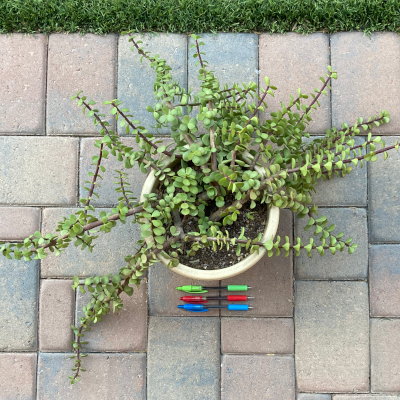
#> input picture resources/plant_400x400.png, 400 x 400 px, found by its file name
$ python Adjust_Image_HSV.py
#> lines starting #> are read from the running program, lines starting #| are printed output that depends on the picture; after the words box and inside, x2 and y2 are one past the last pixel; in counts of white or black regions, pixels touching at a corner belong together
# See PyCharm help at https://www.jetbrains.com/help/pycharm/

import cv2 # IMAGE PROCESSING
import numpy as np

def empty(a):
    pass

def put_text_on_image(img_in, text=None):
    '''
    Function to place text on an image indicating the type of transformation applied to image

    :param img_in: image for text placement
    :param text: indicates type of transformation applied to the image

    :return img_out: resulting image labeled with the transformation type
    '''
    img_out = cv2.putText(img_in, text, (20, 75), cv2.FONT_HERSHEY_COMPLEX, 1.0, (255, 255, 255), 3)
    return img_out

def stackImages(scale,imgArray):
    rows = len(imgArray)
    cols = len(imgArray[0])
    rowsAvailable = isinstance(imgArray[0], list)
    width = imgArray[0][0].shape[1]
    height = imgArray[0][0].shape[0]
    if rowsAvailable:
        for x in range ( 0, rows):
            for y in range(0, cols):
                if imgArray[x][y].shape[:2] == imgArray[0][0].shape [:2]:
                    imgArray[x][y] = cv2.resize(imgArray[x][y], (0, 0), None, scale, scale)
                else:
                    imgArray[x][y] = cv2.resize(imgArray[x][y], (imgArray[0][0].shape[1], imgArray[0][0].shape[0]), None, scale, scale)
                if len(imgArray[x][y].shape) == 2: imgArray[x][y]= cv2.cvtColor( imgArray[x][y], cv2.COLOR_GRAY2BGR)
        imageBlank = np.zeros((height, width, 3), np.uint8)
        hor = [imageBlank]*rows
        hor_con = [imageBlank]*rows
        for x in range(0, rows):
            hor[x] = np.hstack(imgArray[x])
        ver = np.vstack(hor)
    else:
        for x in range(0, rows):
            if imgArray[x].shape[:2] == imgArray[0].shape[:2]:
                imgArray[x] = cv2.resize(imgArray[x], (0, 0), None, scale, scale)
            else:
                imgArray[x] = cv2.resize(imgArray[x], (imgArray[0].shape[1], imgArray[0].shape[0]), None,scale, scale)
            if len(imgArray[x].shape) == 2: imgArray[x] = cv2.cvtColor(imgArray[x], cv2.COLOR_GRAY2BGR)
        hor= np.hstack(imgArray)
        ver = hor
    return ver


# define path to image
path = r'/Users/jdhauswirth/PycharmProjects/pythonProjectHSV/resources/plant_400x400.png'

# create a window that will have sliders to adjust RGB baleus
cv2.namedWindow("TrackBars")
cv2.resizeWindow("TrackBars", 640, 440)

# these values are specific to the image  and will vary
# with every image.   Demo video I watched showed the actual numeric
# min max values on the track bar but on my mac I do not see values on window.
cv2.createTrackbar("Hue Min", "TrackBars",  28, 179, empty)
cv2.createTrackbar("Hue Max", "TrackBars",  91, 179, empty)
cv2.createTrackbar("Sat Min", "TrackBars",  43, 255, empty)
cv2.createTrackbar("Sat Max", "TrackBars", 255, 255, empty)
cv2.createTrackbar("Val Min", "TrackBars",  33, 255, empty)
cv2.createTrackbar("Val Max", "TrackBars", 255, 255, empty)


# Press the green button in the gutter to run the script.
if __name__ == '__main__':
    while True:
        # reading the original image
        img = cv2.imread(path)
#> img is the input picture: shape (400, 400, 3); mean B, G, R 139.1, 158.2, 153.1

        # convert to HSV image
        #
        # While in BGR, an image is treated as an additive result
        # of three base colors (blue, green and red), HSV stands
        # for Hue, Saturation and Value (Brightness). We can say that
        # HSV is a rearrangement of RGB in a cylindrical shape.
        # The HSV ranges are: 0 > H > 360 ⇒ OpenCV
        imgHSV = cv2.cvtColor(img, cv2.COLOR_BGR2HSV)
#> imgHSV: shape (400, 400, 3); mean H, S, V 39.4, 49, 162.5
        h_min = cv2.getTrackbarPos("Hue Min", "TrackBars")
        h_max = cv2.getTrackbarPos("Hue Max", "TrackBars")
        s_min = cv2.getTrackbarPos("Sat Min", "TrackBars")
        s_max = cv2.getTrackbarPos("Sat Max", "TrackBars")
        v_min = cv2.getTrackbarPos("Val Min", "TrackBars")
        v_max = cv2.getTrackbarPos("Val Max", "TrackBars")
        print(h_min, h_max, s_min, s_max, v_min, v_max)
        lower = np.array([h_min, s_min, v_min])
        upper = np.array([h_max, s_max, v_max])

        # create mask in the range of the colors defined by range
        mask = cv2.inRange(imgHSV, lower, upper)
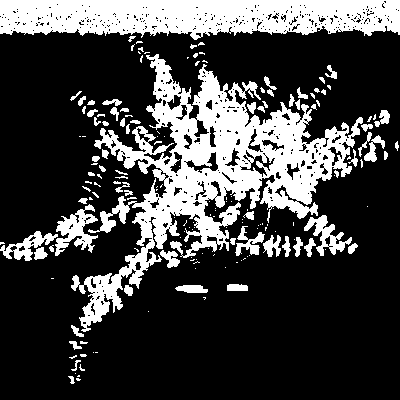
#> mask: shape (400, 400); 26.2% white; 172 white regions (105 under 20 px), largest, box (x1, y1, x2, y2) and area: (71, 54, 363, 332) 22347, (0, 0, 400, 40) 12521, (55, 204, 98, 256) 1013

        # create resulting image
        imgResult = cv2.bitwise_and(img, img, mask=mask)
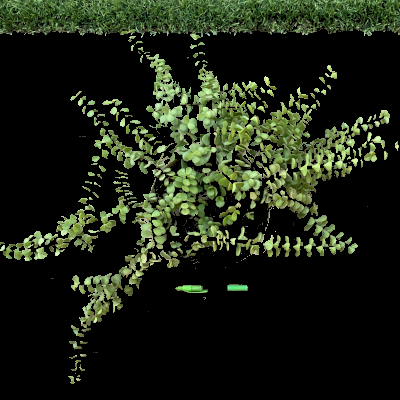
#> imgResult: shape (400, 400, 3); mean B, G, R 20.5, 34.9, 28.4

        # hiding show of individual windows by commenting out
        # images will be shown below
        # cv2.imshow("Original", img)
        # cv2.imshow("HSV", imgHSV)
        # cv2.imshow("Mask", mask)
        # cv2.imshow("Result", imgResult)

        # this will create a 2x2 stack of 4 images summarizing the progress
        # from original, hsv, mask and the resulting image.

        # lay text over images indicating image type
        orig_w_txt = put_text_on_image(img, text='Orig')
        HSV_w_txt = put_text_on_image(imgHSV, text='HSV')
#> in put_text_on_image (call 2), `img_out = cv2.putText(img_in, text, (20, 75), cv2.FONT_HERSHEY_COMPLEX..`: img_out: shape (400, 400, 3); mean H, S, V 41, 50.5, 162.8
        mask_w_txt = put_text_on_image(mask, text='Mask')
#> call 3 of put_text_on_image, with text = 'Mask'
#> in put_text_on_image (call 3), `img_out = cv2.putText(img_in, text, (20, 75), cv2.FONT_HERSHEY_COMPLEX..`:
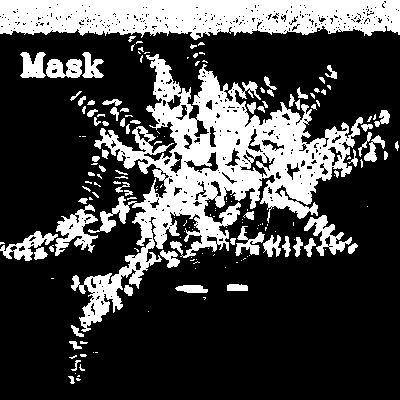
#> img_out: shape (400, 400); 27% white; 175 white regions (105 under 20 px), largest, box (x1, y1, x2, y2) and area: (71, 54, 363, 332) 22347, (0, 0, 400, 40) 12521, (55, 204, 98, 256) 1013
        imgResult_w_txt = put_text_on_image(imgResult, text='Result')

        # create the panel composite stack of the images
        imgStack = stackImages(0.8, ([orig_w_txt, HSV_w_txt], [mask_w_txt, imgResult_w_txt]))
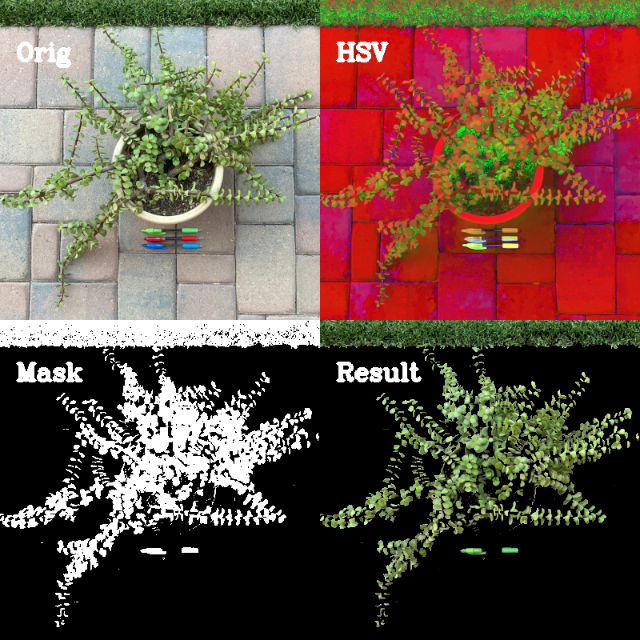
#> imgStack: shape (640, 640, 3); mean B, G, R 68, 78.8, 103.9
        cv2.imshow("Stacked Images for Color Detection - Use Track Bar sliders to adjust", imgStack)

        # write to PyCharm project folder for outputs
        #cv2.imwrite('/Users/jdhauswirth/PycharmProjects/pythonProjectHSV/outputs/img_HSV_stack.jpg', imgStack)

        # highlight output windows and press 'q' to quit
        if cv2.waitKey(1) == ord('q'):
#> (key q is pressed here)
            break
        #cv2.destroyAllWindows()
